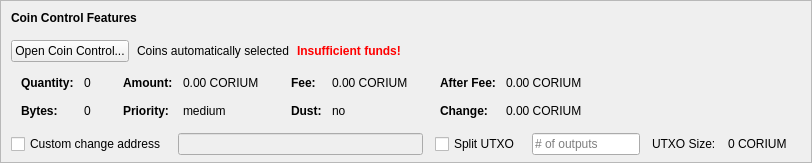
    <widget class="QFrame" name="frameCoinControl">
     <property name="sizePolicy">
      <sizepolicy hsizetype="Expanding" vsizetype="Expanding">
       <horstretch>0</horstretch>
       <verstretch>0</verstretch>
      </sizepolicy>
     </property>
     <property name="maximumSize">
      <size>
       <width>16777215</width>
       <height>16777215</height>
      </size>
     </property>
     <property name="frameShape">
      <enum>QFrame::StyledPanel</enum>
     </property>
     <property name="frameShadow">
      <enum>QFrame::Sunken</enum>
     </property>
     <layout class="QVBoxLayout" name="verticalLayoutCoinControl2">
      <property name="spacing">
       <number>0</number>
      </property>
      <property name="leftMargin">
       <number>0</number>
      </property>
      <property name="topMargin">
       <number>0</number>
      </property>
      <property name="rightMargin">
       <number>0</number>
      </property>
      <property name="bottomMargin">
       <number>6</number>
      </property>
      <item>
       <layout class="QVBoxLayout" name="verticalLayoutCoinControl" stretch="0,0,0,0,1">
        <property name="spacing">
         <number>0</number>
        </property>
        <property name="leftMargin">
         <number>10</number>
        </property>
        <property name="topMargin">
         <number>10</number>
        </property>
        <item>
         <layout class="QHBoxLayout" name="horizontalLayoutCoinControl1">
          <property name="bottomMargin">
           <number>15</number>
          </property>
          <item>
           <widget class="QLabel" name="labelCoinControlFeatures">
            <property name="sizePolicy">
             <sizepolicy hsizetype="Preferred" vsizetype="Maximum">
              <horstretch>0</horstretch>
              <verstretch>0</verstretch>
             </sizepolicy>
            </property>
            <property name="font">
             <font>
              <weight>75</weight>
              <bold>true</bold>
             </font>
            </property>
            <property name="styleSheet">
             <string notr="true">font-weight:bold;</string>
            </property>
            <property name="text">
             <string>Coin Control Features</string>
            </property>
           </widget>
          </item>
         </layout>
        </item>
        <item>
         <layout class="QHBoxLayout" name="horizontalLayoutCoinControl2" stretch="0,0,0,0">
          <property name="spacing">
           <number>8</number>
          </property>
          <property name="bottomMargin">
           <number>10</number>
          </property>
          <item>
           <widget class="QPushButton" name="pushButtonCoinControl">
            <property name="styleSheet">
             <string notr="true"/>
            </property>
            <property name="text">
             <string>Open Coin Control...</string>
            </property>
            <property name="autoDefault">
             <bool>false</bool>
            </property>
           </widget>
          </item>
          <item>
           <widget class="QLabel" name="labelCoinControlAutomaticallySelected">
            <property name="text">
             <string>Coins automatically selected</string>
            </property>
            <property name="margin">
             <number>5</number>
            </property>
           </widget>
          </item>
          <item>
           <widget class="QLabel" name="labelCoinControlInsuffFunds">
            <property name="font">
             <font>
              <weight>75</weight>
              <bold>true</bold>
             </font>
            </property>
            <property name="styleSheet">
             <string notr="true">color:red;font-weight:bold;</string>
            </property>
            <property name="text">
             <string>Insufficient funds!</string>
            </property>
            <property name="margin">
             <number>5</number>
            </property>
           </widget>
          </item>
          <item>
           <spacer name="horizontalSpacerCoinControl">
            <property name="orientation">
             <enum>Qt::Horizontal</enum>
            </property>
            <property name="sizeHint" stdset="0">
             <size>
              <width>40</width>
              <height>1</height>
             </size>
            </property>
           </spacer>
          </item>
         </layout>
        </item>
        <item>
         <widget class="QWidget" name="widgetCoinControl" native="true">
          <property name="sizePolicy">
           <sizepolicy hsizetype="Preferred" vsizetype="Preferred">
            <horstretch>0</horstretch>
            <verstretch>0</verstretch>
           </sizepolicy>
          </property>
          <property name="minimumSize">
           <size>
            <width>0</width>
            <height>0</height>
           </size>
          </property>
          <property name="styleSheet">
           <string notr="true"/>
          </property>
          <layout class="QHBoxLayout" name="horizontalLayoutCoinControl5">
           <property name="leftMargin">
            <number>0</number>
           </property>
           <property name="topMargin">
            <number>0</number>
           </property>
           <property name="rightMargin">
            <number>0</number>
           </property>
           <property name="bottomMargin">
            <number>0</number>
           </property>
           <item>
            <layout class="QHBoxLayout" name="horizontalLayoutCoinControl3" stretch="0,0,0,1">
             <property name="spacing">
              <number>20</number>
             </property>
             <property name="topMargin">
              <number>0</number>
             </property>
             <property name="bottomMargin">
              <number>10</number>
             </property>
             <item>
              <layout class="QFormLayout" name="formLayoutCoinControl1">
               <property name="horizontalSpacing">
                <number>10</number>
               </property>
               <property name="verticalSpacing">
                <number>14</number>
               </property>
               <property name="leftMargin">
                <number>10</number>
               </property>
               <property name="topMargin">
                <number>4</number>
               </property>
               <property name="rightMargin">
                <number>6</number>
               </property>
               <item row="0" column="0">
                <widget class="QLabel" name="labelCoinControlQuantityText">
                 <property name="font">
                  <font>
                   <weight>75</weight>
                   <bold>true</bold>
                  </font>
                 </property>
                 <property name="text">
                  <string>Quantity:</string>
                 </property>
                 <property name="margin">
                  <number>0</number>
                 </property>
                </widget>
               </item>
               <item row="0" column="1">
                <widget class="QLabel" name="labelCoinControlQuantity">
                 <property name="cursor">
                  <cursorShape>IBeamCursor</cursorShape>
                 </property>
                 <property name="contextMenuPolicy">
                  <enum>Qt::ActionsContextMenu</enum>
                 </property>
                 <property name="text">
                  <string notr="true">0</string>
                 </property>
                 <property name="margin">
                  <number>0</number>
                 </property>
                 <property name="textInteractionFlags">
                  <set>Qt::LinksAccessibleByMouse|Qt::TextSelectableByKeyboard|Qt::TextSelectableByMouse</set>
                 </property>
                </widget>
               </item>
               <item row="1" column="0">
                <widget class="QLabel" name="labelCoinControlBytesText">
                 <property name="font">
                  <font>
                   <weight>75</weight>
                   <bold>true</bold>
                  </font>
                 </property>
                 <property name="text">
                  <string>Bytes:</string>
                 </property>
                </widget>
               </item>
               <item row="1" column="1">
                <widget class="QLabel" name="labelCoinControlBytes">
                 <property name="cursor">
                  <cursorShape>IBeamCursor</cursorShape>
                 </property>
                 <property name="contextMenuPolicy">
                  <enum>Qt::ActionsContextMenu</enum>
                 </property>
                 <property name="text">
                  <string notr="true">0</string>
                 </property>
                 <property name="textInteractionFlags">
                  <set>Qt::LinksAccessibleByMouse|Qt::TextSelectableByKeyboard|Qt::TextSelectableByMouse</set>
                 </property>
                </widget>
               </item>
              </layout>
             </item>
             <item>
              <layout class="QFormLayout" name="formLayoutCoinControl2">
               <property name="horizontalSpacing">
                <number>10</number>
               </property>
               <property name="verticalSpacing">
                <number>14</number>
               </property>
               <property name="leftMargin">
                <number>6</number>
               </property>
               <property name="topMargin">
                <number>4</number>
               </property>
               <property name="rightMargin">
                <number>6</number>
               </property>
               <item row="0" column="0">
                <widget class="QLabel" name="labelCoinControlAmountText">
                 <property name="font">
                  <font>
                   <weight>75</weight>
                   <bold>true</bold>
                  </font>
                 </property>
                 <property name="text">
                  <string>Amount:</string>
                 </property>
                 <property name="margin">
                  <number>0</number>
                 </property>
                </widget>
               </item>
               <item row="0" column="1">
                <widget class="QLabel" name="labelCoinControlAmount">
                 <property name="cursor">
                  <cursorShape>IBeamCursor</cursorShape>
                 </property>
                 <property name="contextMenuPolicy">
                  <enum>Qt::ActionsContextMenu</enum>
                 </property>
                 <property name="text">
                  <string notr="true">0.00 CORIUM</string>
                 </property>
                 <property name="textInteractionFlags">
                  <set>Qt::LinksAccessibleByMouse|Qt::TextSelectableByKeyboard|Qt::TextSelectableByMouse</set>
                 </property>
                </widget>
               </item>
               <item row="1" column="0">
                <widget class="QLabel" name="labelCoinControlPriorityText">
                 <property name="font">
                  <font>
                   <weight>75</weight>
                   <bold>true</bold>
                  </font>
                 </property>
                 <property name="text">
                  <string>Priority:</string>
                 </property>
                </widget>
               </item>
               <item row="1" column="1">
                <widget class="QLabel" name="labelCoinControlPriority">
                 <property name="cursor">
                  <cursorShape>IBeamCursor</cursorShape>
                 </property>
                 <property name="contextMenuPolicy">
                  <enum>Qt::ActionsContextMenu</enum>
                 </property>
                 <property name="text">
                  <string>medium</string>
                 </property>
                 <property name="textInteractionFlags">
                  <set>Qt::LinksAccessibleByMouse|Qt::TextSelectableByKeyboard|Qt::TextSelectableByMouse</set>
                 </property>
                </widget>
               </item>
              </layout>
             </item>
             <item>
              <layout class="QFormLayout" name="formLayoutCoinControl3">
               <property name="horizontalSpacing">
                <number>10</number>
               </property>
               <property name="verticalSpacing">
                <number>14</number>
               </property>
               <property name="leftMargin">
                <number>6</number>
               </property>
               <property name="topMargin">
                <number>4</number>
               </property>
               <property name="rightMargin">
                <number>6</number>
               </property>
               <item row="0" column="0">
                <widget class="QLabel" name="labelCoinControlFeeText">
                 <property name="font">
                  <font>
                   <weight>75</weight>
                   <bold>true</bold>
                  </font>
                 </property>
                 <property name="text">
                  <string>Fee:</string>
                 </property>
                 <property name="margin">
                  <number>0</number>
                 </property>
                </widget>
               </item>
               <item row="0" column="1">
                <widget class="QLabel" name="labelCoinControlFee">
                 <property name="cursor">
                  <cursorShape>IBeamCursor</cursorShape>
                 </property>
                 <property name="contextMenuPolicy">
                  <enum>Qt::ActionsContextMenu</enum>
                 </property>
                 <property name="text">
                  <string notr="true">0.00 CORIUM</string>
                 </property>
                 <property name="textInteractionFlags">
                  <set>Qt::LinksAccessibleByMouse|Qt::TextSelectableByKeyboard|Qt::TextSelectableByMouse</set>
                 </property>
                </widget>
               </item>
               <item row="1" column="0">
                <widget class="QLabel" name="labelCoinControlLowOutputText">
                 <property name="font">
                  <font>
                   <weight>75</weight>
                   <bold>true</bold>
                  </font>
                 </property>
                 <property name="text">
                  <string>Dust:</string>
                 </property>
                </widget>
               </item>
               <item row="1" column="1">
                <widget class="QLabel" name="labelCoinControlLowOutput">
                 <property name="cursor">
                  <cursorShape>IBeamCursor</cursorShape>
                 </property>
                 <property name="contextMenuPolicy">
                  <enum>Qt::ActionsContextMenu</enum>
                 </property>
                 <property name="text">
                  <string>no</string>
                 </property>
                 <property name="textInteractionFlags">
                  <set>Qt::LinksAccessibleByMouse|Qt::TextSelectableByKeyboard|Qt::TextSelectableByMouse</set>
                 </property>
                </widget>
               </item>
              </layout>
             </item>
             <item>
              <layout class="QFormLayout" name="formLayoutCoinControl4">
               <property name="horizontalSpacing">
                <number>10</number>
               </property>
               <property name="verticalSpacing">
                <number>14</number>
               </property>
               <property name="leftMargin">
                <number>6</number>
               </property>
               <property name="topMargin">
                <number>4</number>
               </property>
               <property name="rightMargin">
                <number>6</number>
               </property>
               <item row="0" column="0">
                <widget class="QLabel" name="labelCoinControlAfterFeeText">
                 <property name="font">
                  <font>
                   <weight>75</weight>
                   <bold>true</bold>
                  </font>
                 </property>
                 <property name="text">
                  <string>After Fee:</string>
                 </property>
                 <property name="margin">
                  <number>0</number>
                 </property>
                </widget>
               </item>
               <item row="0" column="1">
                <widget class="QLabel" name="labelCoinControlAfterFee">
                 <property name="cursor">
                  <cursorShape>IBeamCursor</cursorShape>
                 </property>
                 <property name="contextMenuPolicy">
                  <enum>Qt::ActionsContextMenu</enum>
                 </property>
                 <property name="text">
                  <string notr="true">0.00 CORIUM</string>
                 </property>
                 <property name="textInteractionFlags">
                  <set>Qt::LinksAccessibleByMouse|Qt::TextSelectableByKeyboard|Qt::TextSelectableByMouse</set>
                 </property>
                </widget>
               </item>
               <item row="1" column="0">
                <widget class="QLabel" name="labelCoinControlChangeText">
                 <property name="font">
                  <font>
                   <weight>75</weight>
                   <bold>true</bold>
                  </font>
                 </property>
                 <property name="text">
                  <string>Change:</string>
                 </property>
                </widget>
               </item>
               <item row="1" column="1">
                <widget class="QLabel" name="labelCoinControlChange">
                 <property name="cursor">
                  <cursorShape>IBeamCursor</cursorShape>
                 </property>
                 <property name="contextMenuPolicy">
                  <enum>Qt::ActionsContextMenu</enum>
                 </property>
                 <property name="text">
                  <string notr="true">0.00 CORIUM</string>
                 </property>
                 <property name="textInteractionFlags">
                  <set>Qt::LinksAccessibleByMouse|Qt::TextSelectableByKeyboard|Qt::TextSelectableByMouse</set>
                 </property>
                </widget>
               </item>
              </layout>
             </item>
            </layout>
           </item>
          </layout>
         </widget>
        </item>
        <item>
         <layout class="QHBoxLayout" name="horizontalLayoutCoinControl4" stretch="0,0,0,0,0,0,0">
          <property name="spacing">
           <number>12</number>
          </property>
          <property name="sizeConstraint">
           <enum>QLayout::SetDefaultConstraint</enum>
          </property>
          <property name="topMargin">
           <number>5</number>
          </property>
          <property name="rightMargin">
           <number>5</number>
          </property>
          <item>
           <widget class="QCheckBox" name="checkBoxCoinControlChange">
            <property name="toolTip">
             <string>If this is activated, but the change address is empty or invalid, change will be sent to a newly generated address.</string>
            </property>
            <property name="text">
             <string>Custom change address</string>
            </property>
           </widget>
          </item>
          <item>
           <widget class="QValidatedLineEdit" name="lineEditCoinControlChange">
            <property name="enabled">
             <bool>false</bool>
            </property>
            <property name="sizePolicy">
             <sizepolicy hsizetype="Expanding" vsizetype="Fixed">
              <horstretch>0</horstretch>
              <verstretch>0</verstretch>
             </sizepolicy>
            </property>
           </widget>
          </item>
          <item>
           <widget class="QCheckBox" name="splitBlockCheckBox">
            <property name="text">
             <string>Split UTXO</string>
            </property>
           </widget>
          </item>
          <item>
           <widget class="QLineEdit" name="splitBlockLineEdit">
            <property name="sizePolicy">
             <sizepolicy hsizetype="Fixed" vsizetype="Fixed">
              <horstretch>50</horstretch>
              <verstretch>0</verstretch>
             </sizepolicy>
            </property>
            <property name="placeholderText">
             <string># of outputs</string>
            </property>
           </widget>
          </item>
          <item>
           <widget class="QLabel" name="labelBlockSizeText">
            <property name="text">
             <string>UTXO Size:</string>
            </property>
           </widget>
          </item>
          <item>
           <widget class="QLabel" name="labelBlockSize">
            <property name="text">
             <string>0 CORIUM</string>
            </property>
           </widget>
          </item>
          <item>
           <widget class="QLabel" name="labelCoinControlChangeLabel">
            <property name="sizePolicy">
             <sizepolicy hsizetype="Preferred" vsizetype="Expanding">
              <horstretch>0</horstretch>
              <verstretch>0</verstretch>
             </sizepolicy>
            </property>
            <property name="minimumSize">
             <size>
              <width>0</width>
              <height>0</height>
             </size>
            </property>
            <property name="text">
             <string/>
            </property>
            <property name="margin">
             <number>3</number>
            </property>
           </widget>
          </item>
         </layout>
        </item>
        <item>
         <spacer name="verticalSpacerCoinControl">
          <property name="orientation">
           <enum>Qt::Vertical</enum>
          </property>
          <property name="sizeHint" stdset="0">
           <size>
            <width>800</width>
            <height>1</height>
           </size>
          </property>
         </spacer>
        </item>
       </layout>
      </item>
     </layout>
    </widget>
